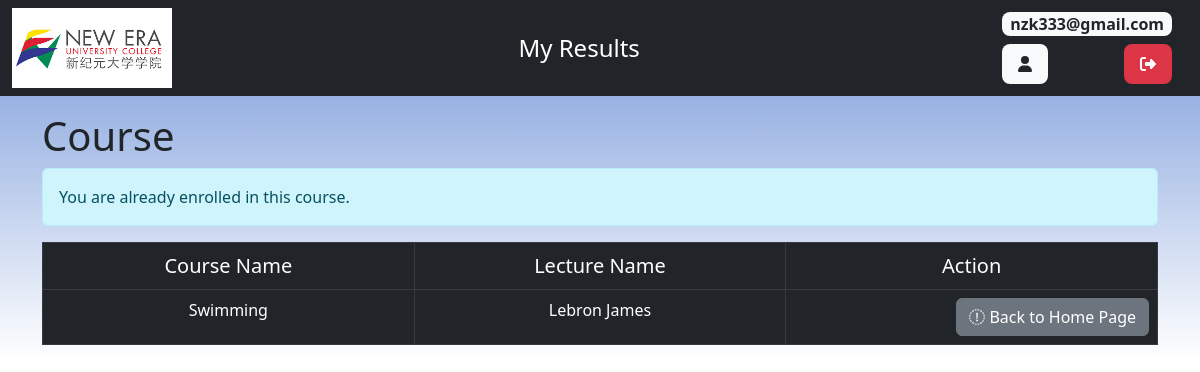
Page /student/stu_join_course.php?course_id=52 (signed in) on the committed database.
### tables this page shows
CREATE TABLE IF NOT EXISTS `course` (
  `course_id` int(255) NOT NULL AUTO_INCREMENT,
  `course_name` varchar(128) NOT NULL,
  `lecture_id` int(255) DEFAULT NULL,
  PRIMARY KEY (`course_id`),
  KEY `lecture_id` (`lecture_id`)
);

CREATE TABLE IF NOT EXISTS `lecture` (
  `lecture_id` int(255) NOT NULL AUTO_INCREMENT,
  `lecture_firstname` text NOT NULL,
  `lecture_lastname` text NOT NULL,
  `lecture_password` varchar(50) NOT NULL,
  `lecture_email` varchar(128) NOT NULL,
  `lecture_phone` varchar(11) NOT NULL,
  `lecture_gender` varchar(30) NOT NULL,
  `user_type` varchar(50) NOT NULL,
  `lecture_entrytime` timestamp NOT NULL DEFAULT CURRENT_TIMESTAMP,
  PRIMARY KEY (`lecture_id`)
);

### student/stu_join_course.php (the view, shortened to what this page needs)
<!DOCTYPE HTML>
<html>
<head>
    <link href="https://cdn.jsdelivr.net/npm/bootstrap@5.2.2/dist/css/bootstrap.min.css" rel="stylesheet">
    <link href="../css/background.css" rel="stylesheet" />
</head>
<body>
    <div class="container-fluid px-0">
        <?php include 'stu_topnav.php';
        ?>
        <div class="container my-3">
            <div class="page-header">
                <h1>Course</h1>
            </div>
            <?php
            include '../config/database.php';
            if (isset($_SESSION['student_id'])) {
                $student_id = $_SESSION['student_id'];
                if (isset($_GET['course_id'])) {
                    $course_id = $_GET['course_id'];
                    $stmt = $con->prepare("SELECT lecture_id FROM course WHERE course_id = :course_id");
                    $stmt->bindParam(':course_id', $course_id);
                    if ($stmt->execute()) {
                        $result = $stmt->fetch(PDO::FETCH_ASSOC);
                        if ($result) {
                            $enrollmentCheckStmt = $con->prepare("SELECT * FROM student_course WHERE student_id = :student_id AND course_id = :course_id");
                            $enrollmentCheckStmt->bindParam(':student_id', $student_id);
                            $enrollmentCheckStmt->bindParam(':course_id', $course_id);
                            $enrollmentCheckStmt->execute();
                            if ($enrollmentCheckStmt->rowCount() > 0) {
                                echo "<div class='alert alert-info'>You are already enrolled in this course.</div>";
                            }
                        } else {
                            echo "<div class='alert alert-danger'>Course not found.</div>";
                        }
                    } else {
                        echo "<div class='alert alert-danger'>Failed to retrieve course details. Please try again.</div>";
                    }
                } else {
                    echo "<div class='alert alert-danger'>Course ID not provided.</div>";
                }
            } else {
                echo "<div class='alert alert-danger'>You must be logged in as a student to access this page.</div>";
            }
            ?>
            <form method="POST" action="">
                <table class='table table-hover table-dark table-responsive table-bordered'>
                    <tr>
                        <td class="text-center col-4 fs-5">Course Name</td>
                        <td class="text-center col-4 fs-5">Lecture Name</td>
                        <td class="text-center col-4 fs-5">Action</td>
                    </tr>
                    <tr>
                        <td class="text-center col-4"><?php
                                                        $query = "SELECT * FROM course INNER JOIN lecture ON course.lecture_id = lecture.lecture_id WHERE course_id = ? ";
                                                        $stmt = $con->prepare($query);
                                                        $stmt->bindParam(1, $course_id);
                                                        $stmt->execute();
                                                        $row = $stmt->fetch(PDO::FETCH_ASSOC);
                                                        $course_name = $row['course_name'];
                                                        $lecture_firstname = $row['lecture_firstname'];
                                                        $lecture_lastname = $row['lecture_lastname'];
                                                        echo htmlspecialchars($course_name, ENT_QUOTES);  ?>
                        </td>
                        <td class="text-center col-4"> <?php echo $lecture_firstname . " " . $lecture_lastname ?></td>
                        <td class="text-end">
                            <a href='index.php' class='btn btn-secondary'><i class="fa-sharp fa-solid fa-circle-arrow-left"></i> Back to Home Page</a>
                        </td>
                    </tr>
                </table>
            </form>
        </div>
    </div>
</body>
</html>

### css/background.css (style rules this page uses)
body { background: linear-gradient(#7396d8, #ffffff); background-repeat: repeat-x; }

### rows in the picture
course: course_name "Swimming", lecture.lecture_firstname "Lebron", lecture.lecture_lastname "James"

### other values in the picture
$_SESSION["login"] "nzk333@gmail.com"
